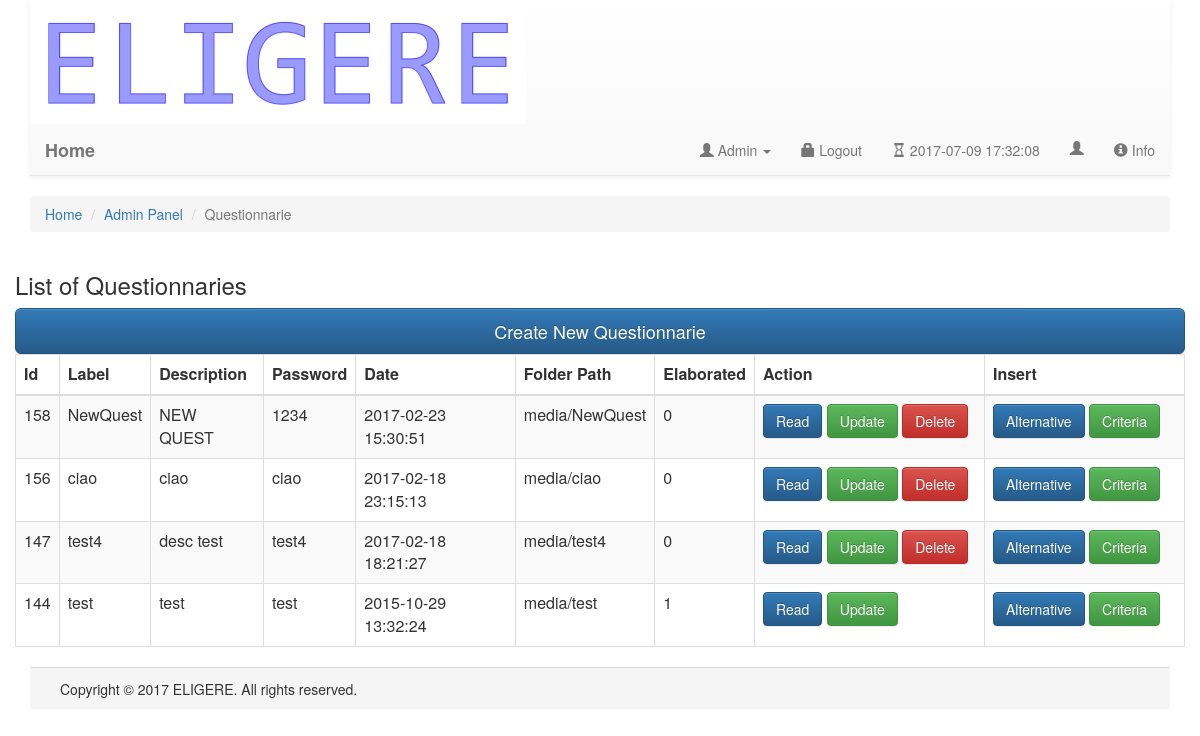
The page /WebApplication/insertQuestionnarie.php on the database as committed earlier.
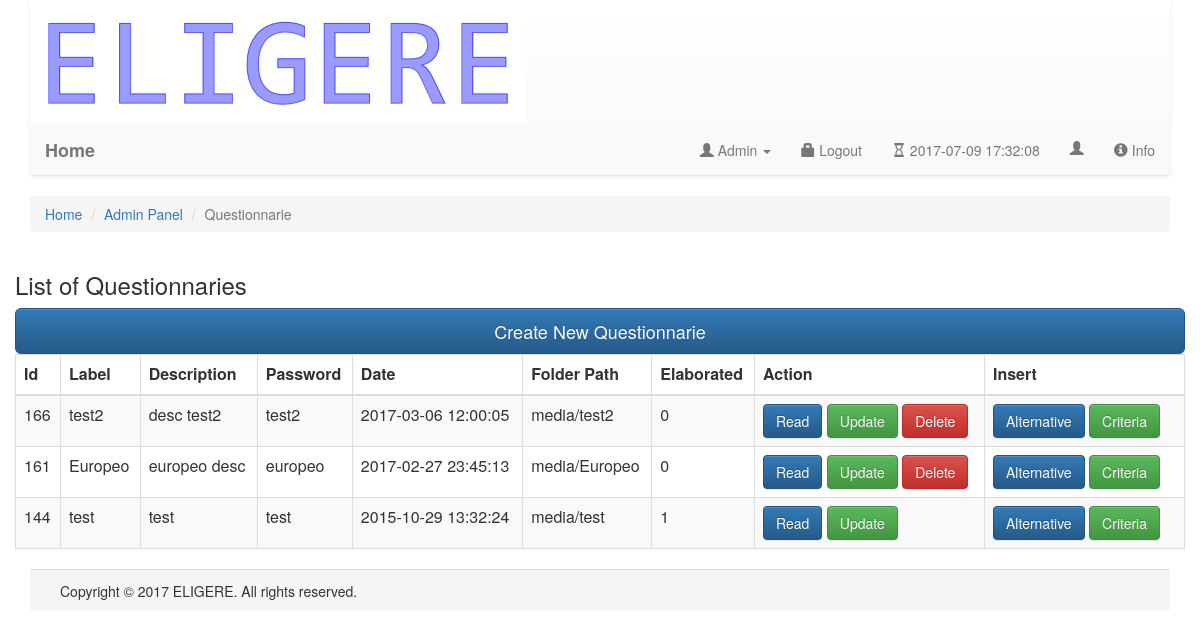
The same page on the database as committed later.
### tables this page shows
CREATE TABLE `questionnaire` (
  `id` int(11) NOT NULL,
  `name` char(20) NOT NULL,
  `description` text NOT NULL,
  `date` datetime NOT NULL,
  `complete` bit(1) NOT NULL DEFAULT b'0',
  `dir` char(20) NOT NULL,
  `password` char(30) NOT NULL,
  `elaborated` bit(1) NOT NULL DEFAULT b'0',
  `elaboration_date` datetime NOT NULL
);

### WebApplication/insertQuestionnarie.php (the view, shortened to what this page needs)
<html lang="en">
  <body>
	<div class="container">
	  <?php
	  include 'staticNavBar.php'; ?>
		<ol class="breadcrumb">
		  <li class="breadcrumb-item"><a href="index.php">Home</a></li>
		  <li class="breadcrumb-item "><a href="mainAdmin.php">Admin Panel</a></li>
		  <li class="breadcrumb-item active">Questionnarie</li>
		</ol>
            <div class="row">
                <h3>List of Questionnaries</h3>
            </div>
            <div class="row">
				<a href="questionnarie/create.php" >
					<button class='btn btn-lg btn-primary btn-block' type='submit'>Create New Questionnarie</button>
				</a>
                <table class="table table-striped table-bordered">
                  <thead>
                    <tr>
                      <th>Id</th>
                      <th>Label</th>
                      <th>Description</th>
					  <th>Password</th>
					  <th>Date</th>
					  <th>Folder Path</th>
					  <th>Elaborated</th>
					  <th>Action</th>
					  <th>Insert</th>
                    </tr>
                  </thead>
                  <tbody>
                  <?php
                   $pdo = Database::connect();
                   $sql = 'SELECT * FROM questionnaire ORDER BY id DESC';
                   foreach ($pdo->query($sql) as $row) {
                            echo '<tr>';
                            echo '<td>'. $row['id'] . '</td>';
                            echo '<td>'. $row['name'] . '</td>';
                            echo '<td>'. $row['description'] . '</td>';
							echo '<td>'. $row['password'] . '</td>';
                            echo '<td>'. $row['date'] . '</td>';
							echo '<td>'. $row['dir'] . '</td>';
							echo '<td>'. $row['elaborated'] . '</td>';
							echo '<td width=230>';
                                echo '<a class="btn btn-primary" href="questionnarie/read.php?id='.$row['id'].'">Read</a>';
                                echo '<a class="btn btn-success" href="questionnarie/update.php?id='.$row['id'].'">Update</a>';
								if($row['elaborated'] == 0)
									echo '<a class="btn btn-danger" href="questionnarie/delete.php?id='.$row['id'].'">Delete</a>';
                           echo '</td>';
						   echo '<td width=200>';
                                echo '<a class="btn btn-primary" href="insertAlternativeAndCriteria.php?id='.$row['id'].'">Alternative</a>';
                                echo '<a class="btn btn-success" href="insertQuestions.php?id='.$row['id'].'">Criteria</a>';
                           echo '</td>';
						   echo '</tr>';
                   }
                  ?>
                  </tbody>
            </table>
        </div>
    </div>
	</body>
	<div class="container">
		<?php include 'footer.php'; ?>
    </div>
 </html>

Rows that differ between the two databases and show on the page:
removed questionnaire: id "158", name "NewQuest", description "NEW QUEST", password "1234", date "2017-02-23 15:30:51", dir "media/NewQuest", elaborated "0"
removed questionnaire: id "156", name "ciao", description "ciao", password "ciao", date "2017-02-18 23:15:13", dir "media/ciao", elaborated "0"
removed questionnaire: id "147", name "test4", description "desc test", password "test4", date "2017-02-18 18:21:27", dir "media/test4", elaborated "0"
added questionnaire: id "166", name "test2", description "desc test2", password "test2", date "2017-03-06 12:00:05", dir "media/test2", elaborated "0"
added questionnaire: id "161", name "Europeo", description "europeo desc", password "europeo", date "2017-02-27 23:45:13", dir "media/Europeo", elaborated "0"
